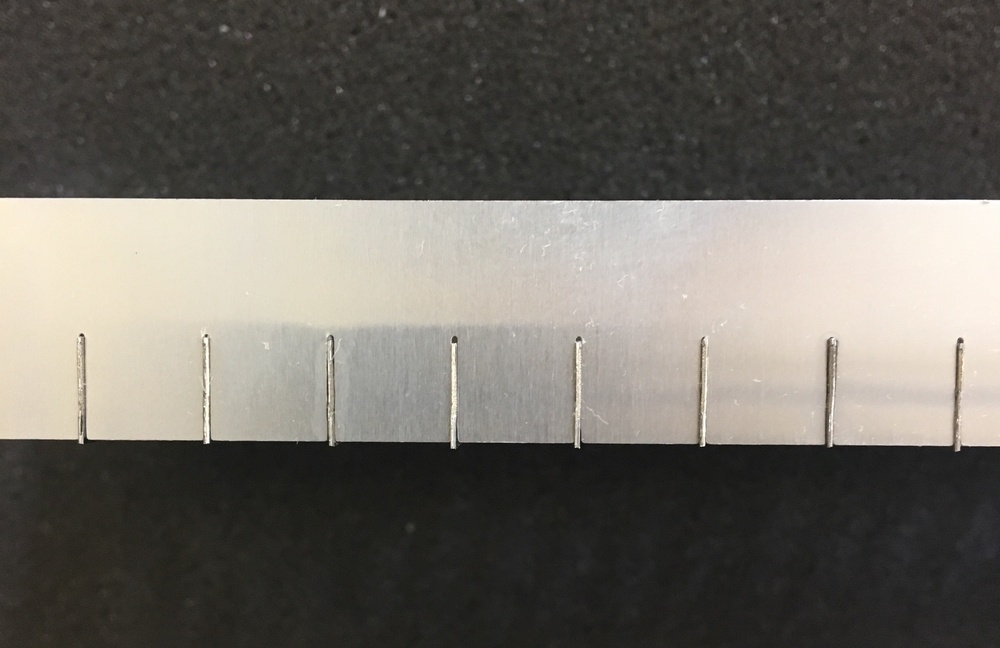
#> input picture opencv-projects/imgs/grid.jpg, 1000 x 648 px, shrunk from 3024 x 1959 before the run, found by its file name
$ python detect_lines.py   (older library calls are emulated)
#> lines starting #> are read from the running program, lines starting #| are printed output that depends on the picture; after the words box and inside, x2 and y2 are one past the last pixel; in counts of white or black regions, pixels touching at a corner belong together
import cv2
import numpy as np
#variables
ddepth = cv2.CV_16S
kernel_size = 5
minLineLength = 1
maxLineGap = 10

#source img
img = cv2.imread('imgs/grid.jpg')
#> img is the input picture: shape (648, 1000, 3); mean B, G, R 97.4, 104.1, 107.7
# gray scale
gray = cv2.cvtColor(img,cv2.COLOR_BGR2GRAY)
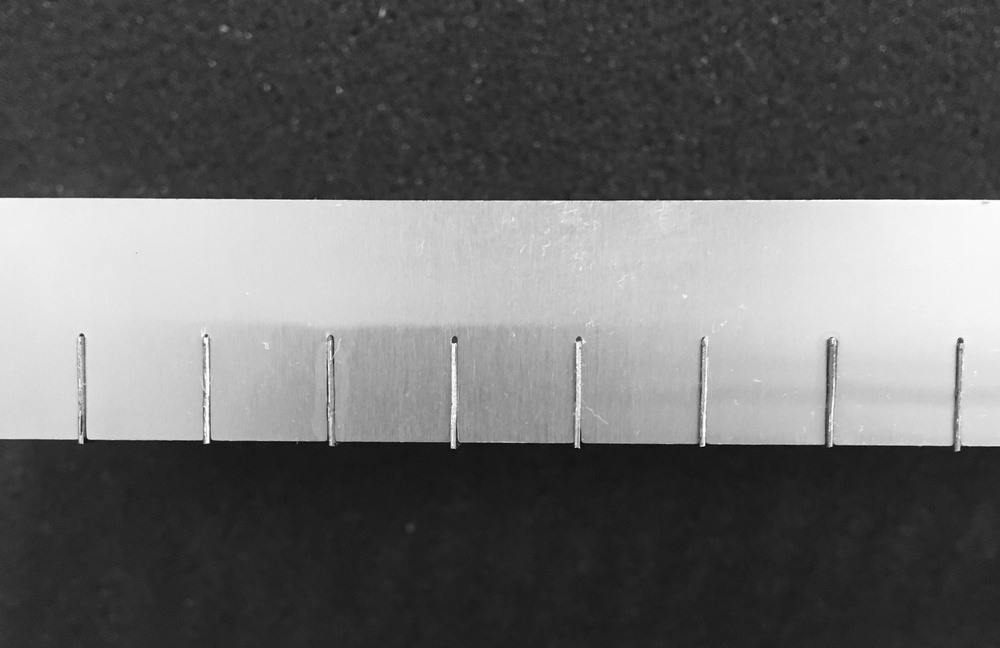
#> gray: shape (648, 1000); min 4, max 255, mean 104.4
#gaussian blur
blur = cv2.GaussianBlur(gray, (3, 3), 1)
# canny detection
edges   = cv2.Canny(gray, threshold1 = 50, threshold2 = 200, apertureSize = 3)
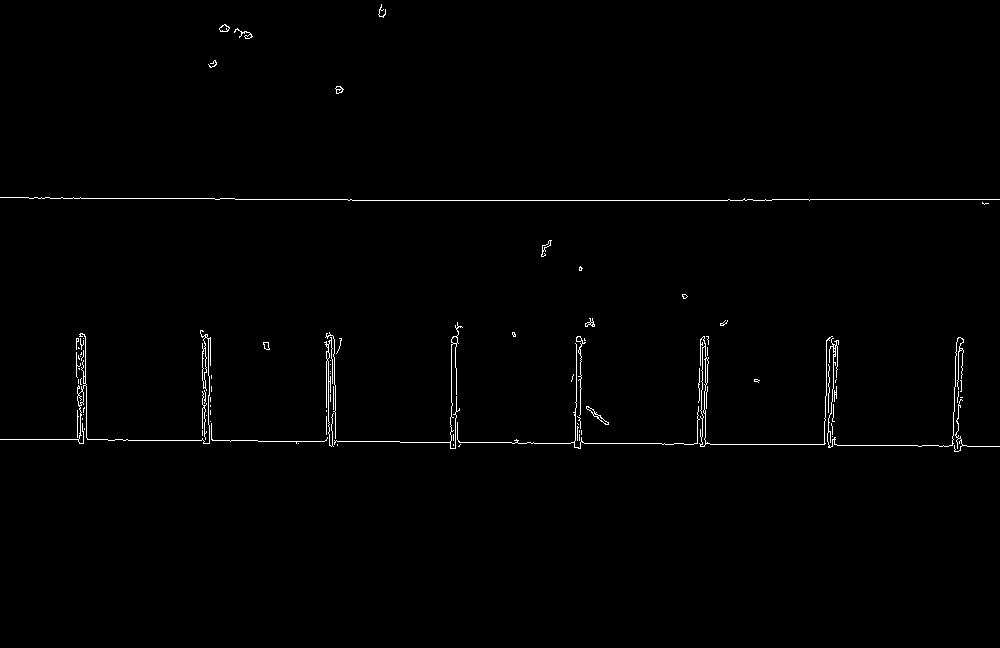
#> edges: shape (648, 1000); 0.85% white in thin lines or dots, all inside (x1, y1, x2, y2) = (0, 4, 1000, 452)
canny = edges
edges1 = edges
#laplacian
laplace = cv2.Laplacian(blur, ddepth, kernel_size)
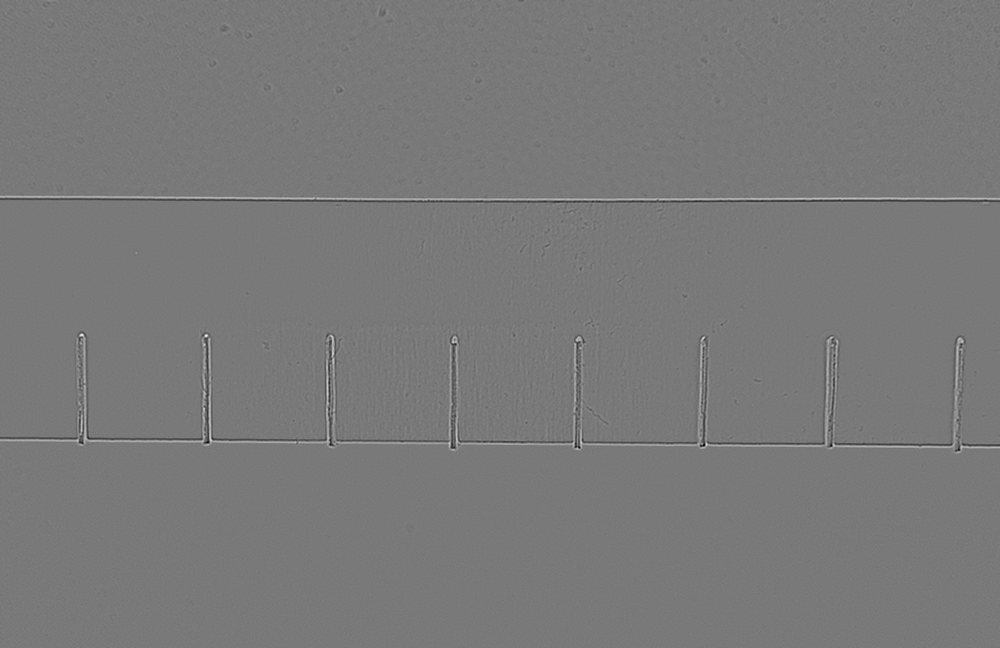
#> laplace: shape (648, 1000) int16; min -104, max 114, mean 0; drawn with min black and max white

# get lines from canny source
lines = cv2.HoughLinesP(    edges,1,np.pi/180,200,minLineLength,maxLineGap)
#> lines = [[352, 200, 727, 200], [235, 199, 347, 199]]
for x1, y1, x2, y2 in lines[0]:
    cv2.line(edges, (x1, y1), (x2, y2), (255, 0, 0), 30)
#> this loop made 1 pass
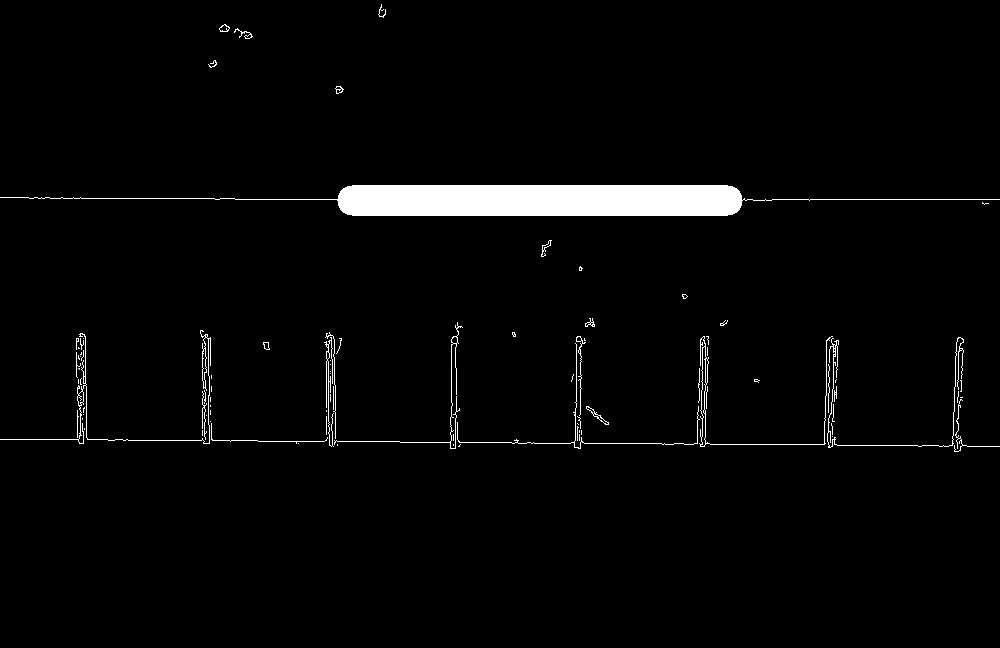
#> edges: shape (648, 1000); 2.7% white; 88 white regions (59 under 20 px), largest, box (x1, y1, x2, y2) and area: (0, 185, 1000, 216) 12930, (0, 330, 211, 444) 754, (827, 337, 964, 448) 558

lines = cv2.HoughLines(edges1,1,np.pi/180,200)
#> lines = 41 rows, first 8: [199, 1.57], [194, 1.59], [213, 1.55], [185, 1.59], [204, 1.55], [201, 1.55], [190, 1.61], [226, 1.54]
for rho,theta in lines[0]:
    a = np.cos(theta)
    b = np.sin(theta)
    x0 = a*rho
    y0 = b*rho
    x1 = int(x0 + 1000*(-b))
    y1 = int(y0 + 1000*(a))
    x2 = int(x0 - 1000*(-b))
    y2 = int(y0 - 1000*(a))

    cv2.line(edges1,(x1,y1),(x2,y2),(0,0,255),1)
#> this loop made 1 pass
#> (rho, theta, a, b, x0, y0, x1, y1) on pass 1: (199, 1.57, -4.37e-08, 1, -8.7e-06, 199, -1000, 198)
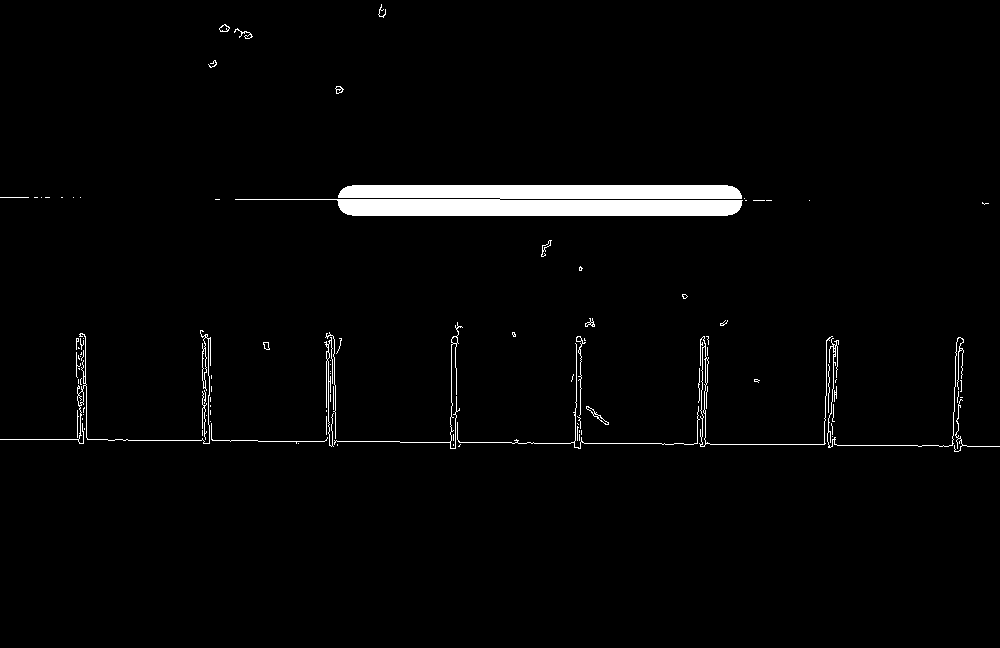
#> edges1: shape (648, 1000); 2.6% white; 101 white regions (71 under 20 px), largest, box (x1, y1, x2, y2) and area: (235, 185, 743, 216) 12033, (0, 330, 211, 444) 754, (827, 337, 964, 448) 558

# save imgs
#cv2.imwrite('gaussian.jpg',blur)
cv2.imwrite('canny.jpg',canny)
cv2.imwrite('canny_hough_p.jpg',edges)
cv2.imwrite('canny_hough.jpg',edges1)
cv2.imwrite('laplacian.jpg',laplace)
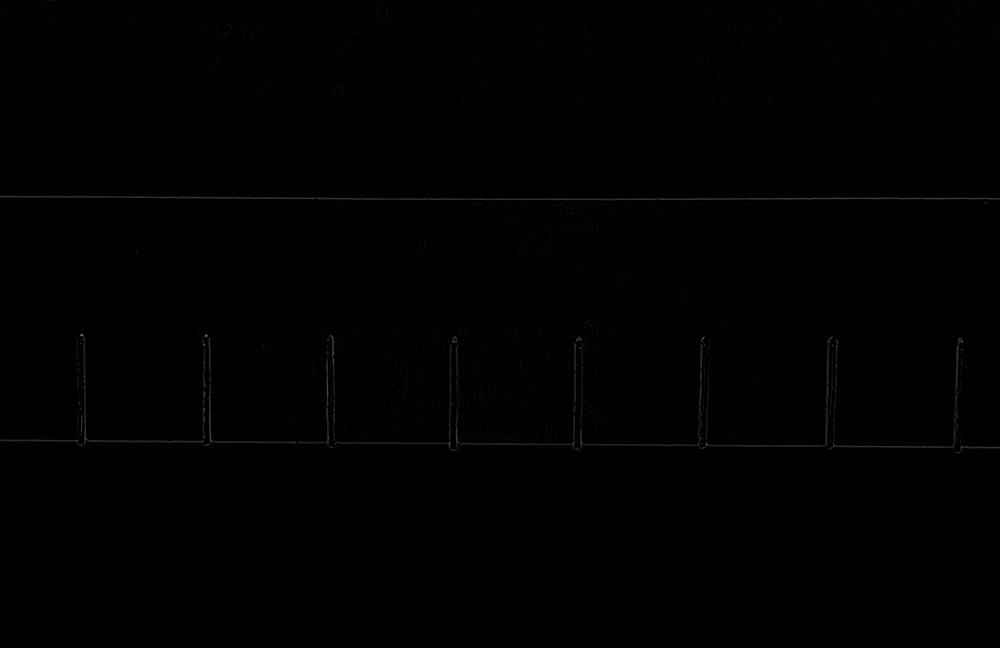
#> saved as laplacian.jpg: shape (648, 1000); min 0, max 114, mean 1.1
